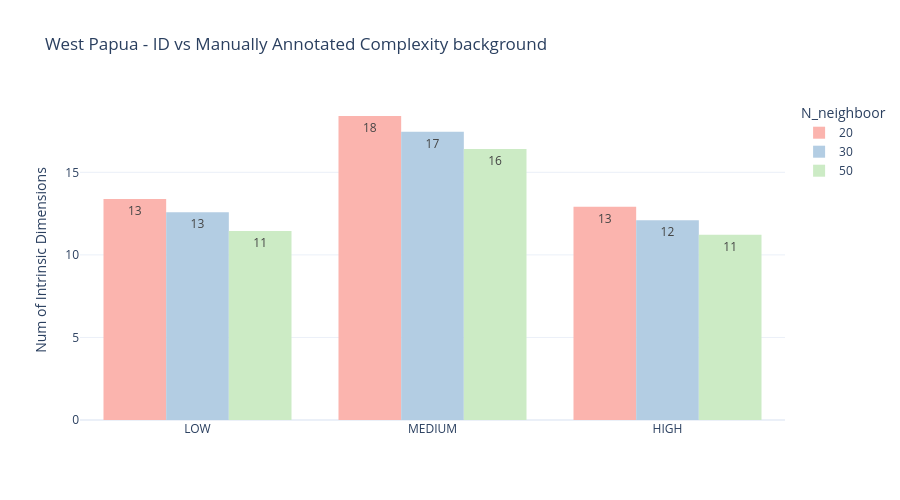

Write notebook code for a chart like this one.
### Code cell
## plot 
fig = px.histogram(
    df_melted,
    x="Group",          # categories on x-axis
    y="Value",          # numeric values on y-axis
    color="N_neighboor",
    barmode="group",
  ##  orientation="v",
    text_auto='.2s',
    color_discrete_sequence=px.colors.qualitative.Pastel1,  # palette
    title="West Papua - ID vs Manually Annotated Complexity background",
)

fig.update_layout(
    xaxis_title=None,
    yaxis_title="Num of Intrinsic Dimensions",
    template="plotly_white",
    width=900,
    height=500
)

fig.show()

### Figure 1 — Plotly figure (JSON) as saved in the notebook; plotly's stock layout.template omitted (floating-point values rounded to 4 significant figures)
{"data": [{"alignmentgroup": "True", "bingroup": "x", "histfunc": "sum", "hovertemplate": "N_neighboor=20<br>Group=%{x}<br>sum of Value=%{y}<extra></extra>", "legendgroup": "20", "marker": {"color": "rgb(251,180,174)", "pattern": {"shape": ""}}, "name": "20", "offsetgroup": "20", "orientation": "v", "showlegend": true, "texttemplate": "%{value:.2s}", "type": "histogram", "x": ["LOW", "MEDIUM", "HIGH"], "xaxis": "x", "y": [13.38, 18.41, 12.91], "yaxis": "y"}, {"alignmentgroup": "True", "bingroup": "x", "histfunc": "sum", "hovertemplate": "N_neighboor=30<br>Group=%{x}<br>sum of Value=%{y}<extra></extra>", "legendgroup": "30", "marker": {"color": "rgb(179,205,227)", "pattern": {"shape": ""}}, "name": "30", "offsetgroup": "30", "orientation": "v", "showlegend": true, "texttemplate": "%{value:.2s}", "type": "histogram", "x": ["LOW", "MEDIUM", "HIGH"], "xaxis": "x", "y": [12.58, 17.46, 12.1], "yaxis": "y"}, {"alignmentgroup": "True", "bingroup": "x", "histfunc": "sum", "hovertemplate": "N_neighboor=50<br>Group=%{x}<br>sum of Value=%{y}<extra></extra>", "legendgroup": "50", "marker": {"color": "rgb(204,235,197)", "pattern": {"shape": ""}}, "name": "50", "offsetgroup": "50", "orientation": "v", "showlegend": true, "texttemplate": "%{value:.2s}", "type": "histogram", "x": ["LOW", "MEDIUM", "HIGH"], "xaxis": "x", "y": [11.44, 16.42, 11.22], "yaxis": "y"}], "layout": {"barmode": "group", "height": 500, "legend": {"title": {"text": "N_neighboor"}, "tracegroupgap": 0}, "title": {"text": "West Papua - ID vs Manually Annotated Complexity background"}, "width": 900, "xaxis": {"anchor": "y", "domain": [0, 1], "title": {}}, "yaxis": {"anchor": "x", "domain": [0, 1], "title": {"text": "Num of Intrinsic Dimensions"}}}}
